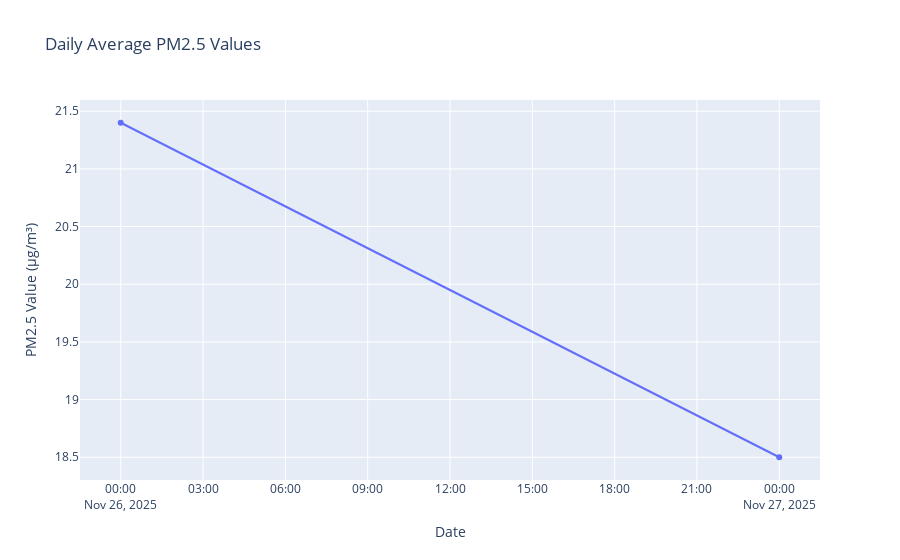

Write notebook code for a chart like this one.
### Code cell
import plotly.express as px

fig = px.line(
    x=daily_avg.index,
    y=daily_avg.values,
    labels={'x':'Date', 'y':'PM2.5 Value (µg/m³)'},
    title='Daily Average PM2.5 Values',
    markers=True
)
fig.show()

### Figure 1 — Plotly figure (JSON) as saved in the notebook; plotly's stock layout.template omitted (floating-point values rounded to 4 significant figures)
{"data": [{"hovertemplate": "Date=%{x}<br>PM2.5 Value (µg/m³)=%{y}<extra></extra>", "legendgroup": "", "line": {"color": "#636efa", "dash": "solid"}, "marker": {"symbol": "circle"}, "mode": "lines+markers", "name": "", "orientation": "v", "showlegend": false, "type": "scatter", "x": ["2025-11-26", "2025-11-27"], "xaxis": "x", "y": [21.4, 18.5], "yaxis": "y"}], "layout": {"legend": {"tracegroupgap": 0}, "title": {"text": "Daily Average PM2.5 Values"}, "xaxis": {"anchor": "y", "domain": [0, 1], "title": {"text": "Date"}}, "yaxis": {"anchor": "x", "domain": [0, 1], "title": {"text": "PM2.5 Value (µg/m³)"}}}}
